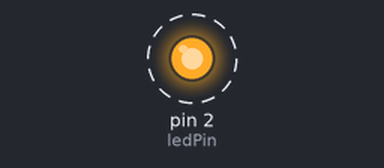
A sketch run on a simulated Arduino Uno, built with avr-gcc and run on an emulated ATmega328P. On the bench: output pins drawn as LEDs (lit = HIGH). Dashed ring = blinking.

Above: at 0.05 s.
Timing chart, 0 to 3.0 s (numbered marks = the images above):
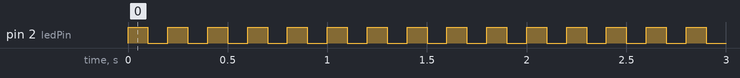

Measured:
- by itself, pin 2 (ledPin): alternates HIGH for 0.10 s and LOW for 0.10 s

The sketch:

ex1.ino
```cpp
int ledPin = 2;

void setup() {
  pinMode(ledPin, OUTPUT);
  // put your setup code here, to run once:

}

void loop() {
  // put your main code here, to run repeatedly:
  digitalWrite(ledPin, HIGH);
  delay(100);
  digitalWrite(ledPin, LOW);
  delay(100);

}
```
